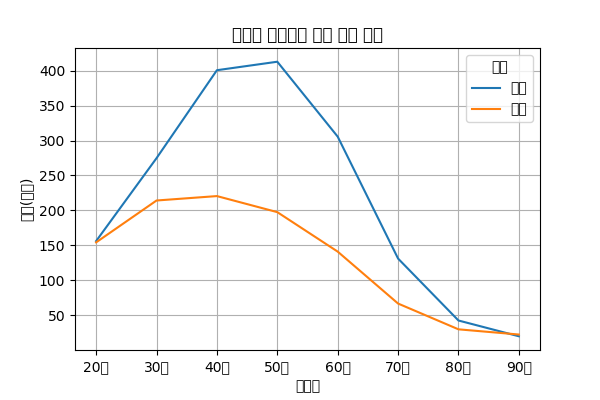

The script that saved this image:
import numpy
import pandas as pd
from pandas import DataFrame
from pandas import ExcelFile
from matplotlib import pyplot
import datetime as dt
'''
xlsx = ExcelFile('data/dataset2017.xlsx')
df = xlsx.parse(xlsx.sheet_names[0])
print(df)
print('-' * 30)
'''
gen_year_sal = df.filter(['h12_g3','h12_g4', 'p1202_8aq1'])
print(gen_year_sal)
print('-' * 30)

df_gen_year_sal = gen_year_sal.rename(columns={'h12_g3':'성별',
                                               'h12_g4':'출생년도',
                                               'p1202_8aq1':'급여'})
print(df_gen_year_sal)
print('-' * 30)

df_gen_year_sal['성별'] = numpy.where(df_gen_year_sal['성별']==1, '남자', '여자')
df_gen_year_sal['연령대'] = (dt.datetime.now().year - df_gen_year['출생년도'] + 1) // 10 * 10
print(df_gen_year_sal)
print('-' * 30)

print(df_gen_year_sal.isna().sum())
print('-' * 30)

df_gen_year_sal.dropna(inplace=True)
print(df_gen_year_sal.isna().sum())
print('-' * 30)

df_gen_year_sal_mean = df_gen_year_sal.groupby(['성별', '연령대'], as_index=False).mean()
print(df_gen_year_sal_mean)
print('-' * 30)

pv_gen_year_sal_mean = df_gen_year_sal_mean.pivot('연령대', '성별', '급여')
print(pv_gen_year_sal_mean)
print('-' * 30)

index_after = {}
for i in list(pv_gen_year_sal_mean.index):
    index_after[i] = '%d대' %i
    
pv_gen_year_sal_mean.rename(index=index_after, inplace=True)
print(pv_gen_year_sal_mean)
print('-' * 30)


pv_gen_year_sal_mean.plot()
pyplot.title('성별과 연령대에 따른 평균 급여')
pyplot.grid()
pyplot.xlabel('연령대')
pyplot.ylabel('급여(만원)')

pyplot.savefig('exam6.png', dpi=100) # 그래프 파일에 저장
pyplot.show()



